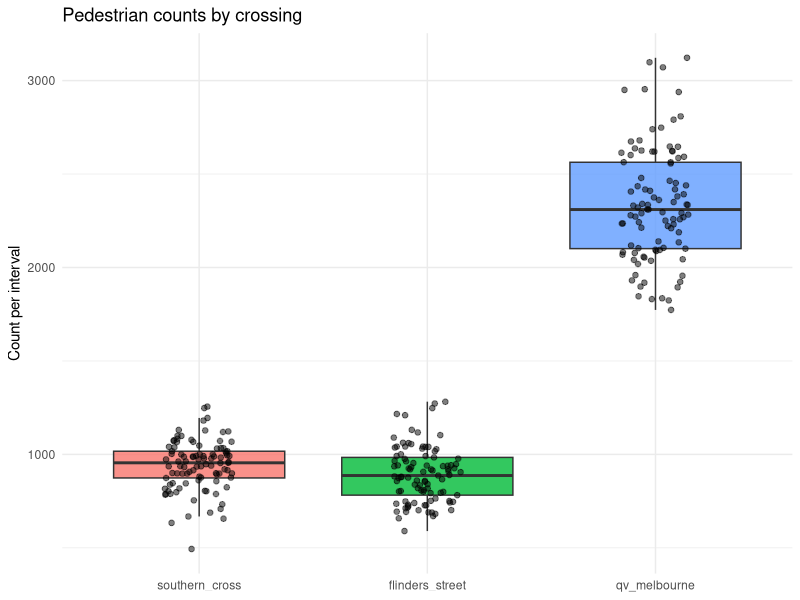
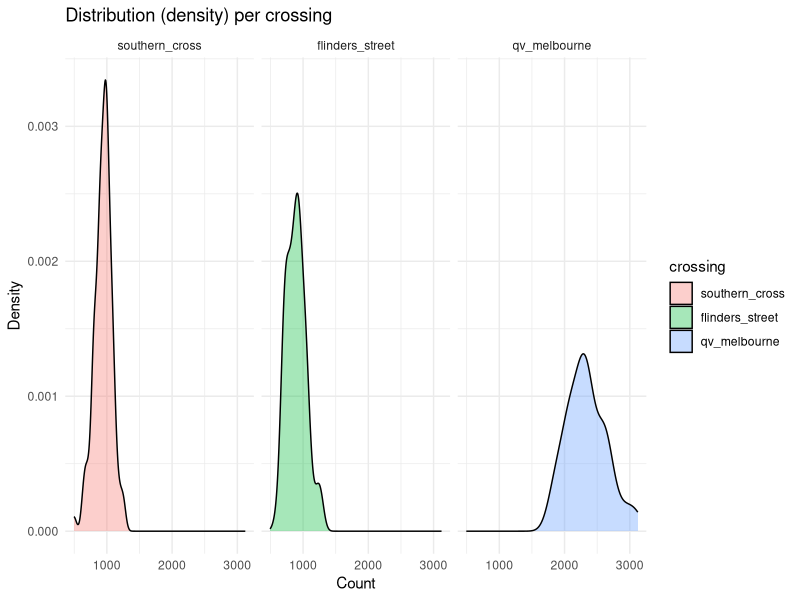
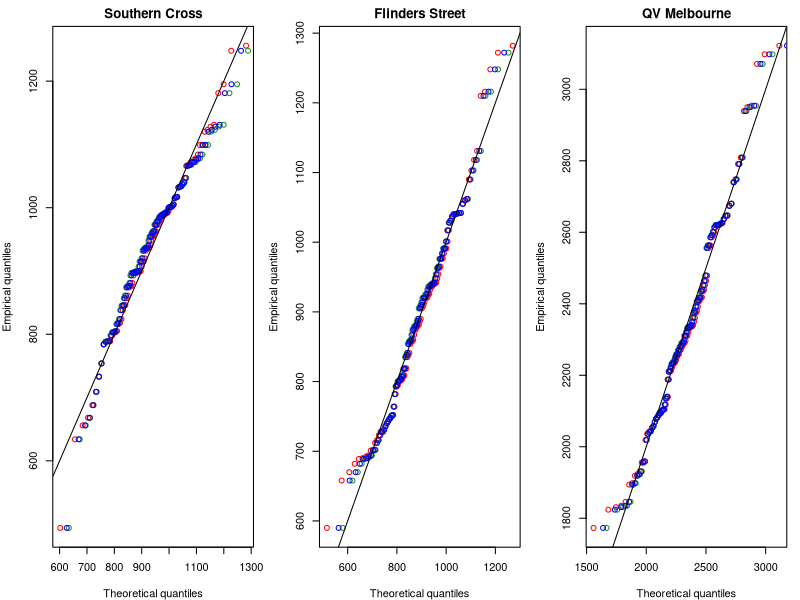
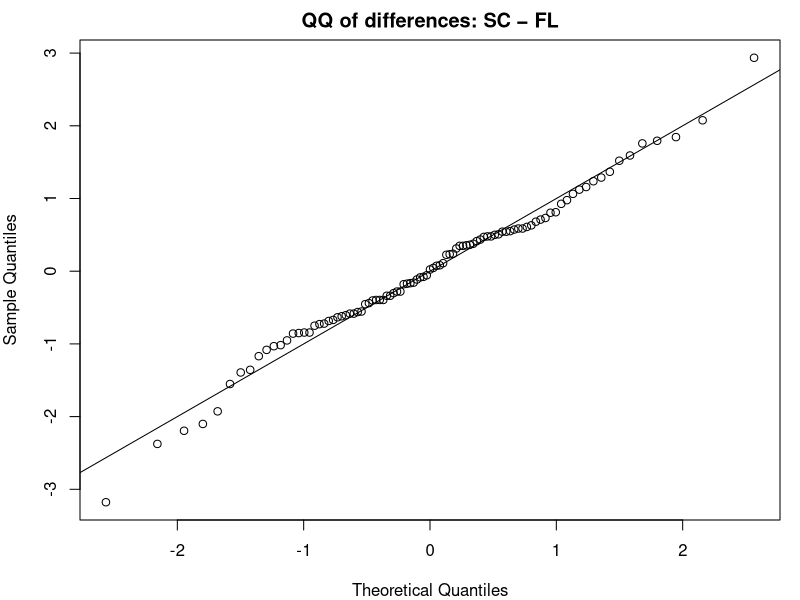
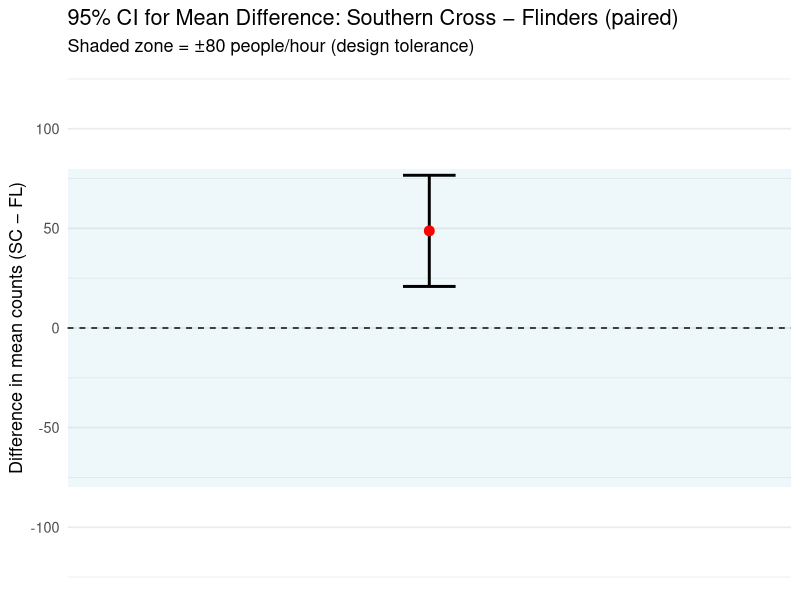
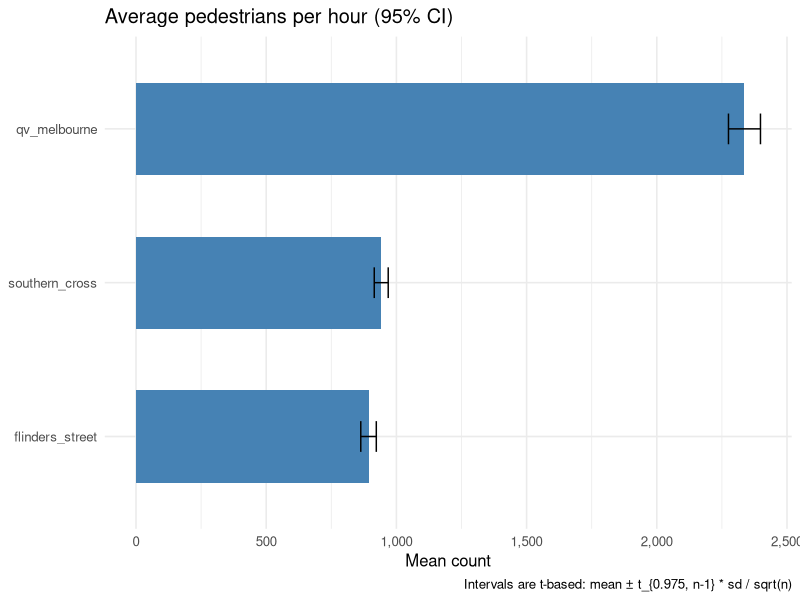
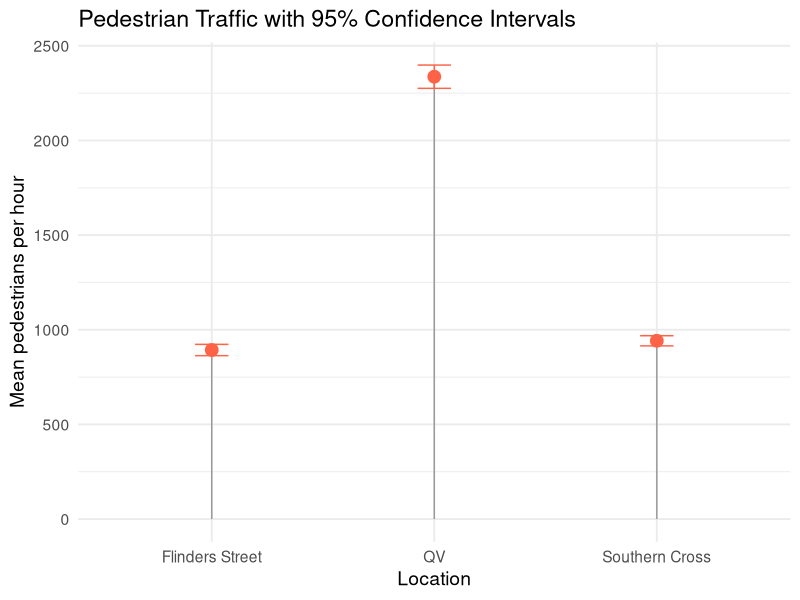
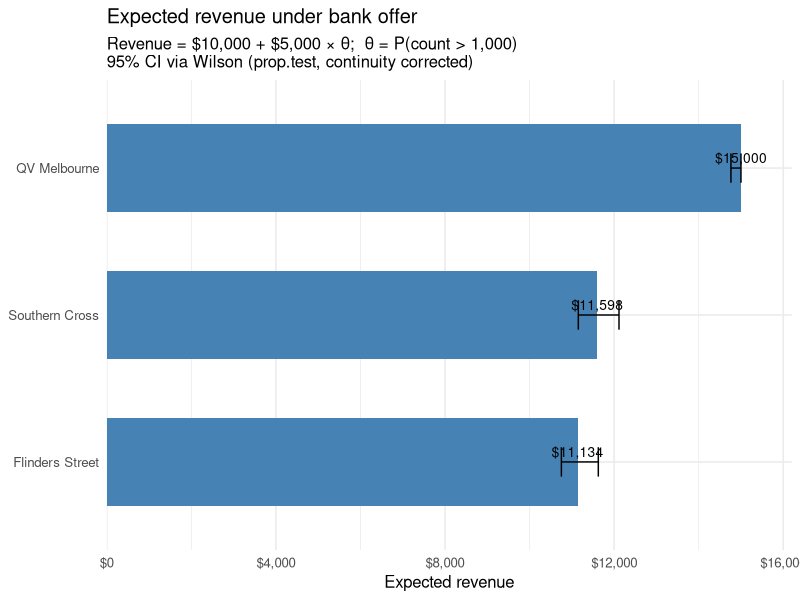

Source code (R) for these figures, in order:
## ---- chunk 1
#| label: setup
#| include: false
#| echo: false
#| message: false
#| warning: false

knitr::opts_chunk$set(fig.align = "center", fig.width = 8, fig.height = 5, dpi = 150)

library(tidyverse)
library(boot)
library(MASS)

set.seed(355435)  

B <- 5000

cross_cols <- c(
  "Flinders Street" = "#766153",
  "QV Melbourne"    = "#718f94",
  "Southern ross"  = "#717744")
## ---- chunk 2
pedestrian_df <- read.csv(here::here("data/pedestrians.csv"))
## ---- chunk 3
pedestrian_long <- pedestrian_df %>%
  mutate(obs = row_number()) %>%
  pivot_longer(-obs, names_to = "crossing", values_to = "count") %>%
  mutate(crossing = factor(crossing,
                           levels = c("southern_cross","flinders_street","qv_melbourne")))

## ---- chunk 4
ggplot(pedestrian_long, aes(x = crossing, y = count, fill = crossing)) +
  geom_boxplot(outlier.shape = NA, alpha = 0.8) +
  geom_jitter(width = 0.15, alpha = 0.5, size = 1.6) +
  labs(title = "Pedestrian counts by crossing", x = NULL, y = "Count per interval") +
  theme_minimal() + theme(legend.position = "none")
## ---- chunk 5
ggplot(pedestrian_long, aes(x = count, fill = crossing)) +
  geom_density(alpha = 0.35) +
  facet_wrap(~ crossing, scales = "fixed") +
  labs(title = "Distribution (density) per crossing", x = "Count", y = "Density") +
  theme_minimal()
## ---- chunk 6
desc <- pedestrian_long |>
  group_by(crossing) |>
  summarise(
    n     = n(),
    mean  = mean(count),
    median= median(count),
    sd    = sd(count),
    min   = min(count),
    max   = max(count),
    iqr   = IQR(count),
    .groups = "drop"
)

## ---- chunk 7
# Southern Cross
sc <- pedestrian_df$southern_cross
fit_sc_norm  <- fitdistr(sc, "normal")
fit_sc_logn  <- fitdistr(sc, "lognormal")
fit_sc_gamma <- fitdistr(sc, "gamma")   

sc_models <- tibble(
  crossing = "southern_cross",
  model    = c("normal","lognormal","gamma"),
  logLik   = c(logLik(fit_sc_norm)[1],  logLik(fit_sc_logn)[1],  logLik(fit_sc_gamma)[1]),
  AIC      = c(AIC(fit_sc_norm),        AIC(fit_sc_logn),        AIC(fit_sc_gamma)),

  mean_est = c(
    unname(fit_sc_norm$estimate["mean"]),
    exp(fit_sc_logn$estimate["meanlog"] + 0.5*fit_sc_logn$estimate["sdlog"]^2),
    unname(fit_sc_gamma$estimate["shape"] / fit_sc_gamma$estimate["rate"])),
  
  sd_est   = c(
    unname(fit_sc_norm$estimate["sd"]),
    sqrt((exp(fit_sc_logn$estimate["sdlog"]^2) - 1) *
         exp(2*fit_sc_logn$estimate["meanlog"] + fit_sc_logn$estimate["sdlog"]^2)),
    sqrt(unname(fit_sc_gamma$estimate["shape"]) / (unname(fit_sc_gamma$estimate["rate"])^2))))

# Flinders Street
fl <- pedestrian_df$flinders_street
fit_fl_norm  <- fitdistr(fl, "normal")
fit_fl_logn  <- fitdistr(fl, "lognormal")
fit_fl_gamma <- fitdistr(fl, "gamma")

fl_models <- tibble(
  crossing = "flinders_street",
  model    = c("normal","lognormal","gamma"),
  logLik   = c(logLik(fit_fl_norm)[1],  logLik(fit_fl_logn)[1],  logLik(fit_fl_gamma)[1]),
  AIC      = c(AIC(fit_fl_norm),        AIC(fit_fl_logn),        AIC(fit_fl_gamma)),

  mean_est = c(
    unname(fit_fl_norm$estimate["mean"]),
    exp(fit_fl_logn$estimate["meanlog"] + 0.5*fit_fl_logn$estimate["sdlog"]^2),
    unname(fit_fl_gamma$estimate["shape"] / fit_fl_gamma$estimate["rate"])),
  
  sd_est   = c(
    unname(fit_fl_norm$estimate["sd"]),
    sqrt((exp(fit_fl_logn$estimate["sdlog"]^2) - 1) *
         exp(2*fit_fl_logn$estimate["meanlog"] + fit_fl_logn$estimate["sdlog"]^2)),
    sqrt(unname(fit_fl_gamma$estimate["shape"]) / (unname(fit_fl_gamma$estimate["rate"])^2))))

# QV Melbourne
qv <- pedestrian_df$qv_melbourne
fit_qv_norm  <- fitdistr(qv, "normal")
fit_qv_logn  <- fitdistr(qv, "lognormal")
fit_qv_gamma <- fitdistr(qv, "gamma")

qv_models <- tibble(
  crossing = "qv_melbourne",
  model    = c("normal","lognormal","gamma"),
  logLik   = c(logLik(fit_qv_norm)[1],  logLik(fit_qv_logn)[1],  logLik(fit_qv_gamma)[1]),
  AIC      = c(AIC(fit_qv_norm),        AIC(fit_qv_logn),        AIC(fit_qv_gamma)),

  mean_est = c(
    unname(fit_qv_norm$estimate["mean"]),
    exp(fit_qv_logn$estimate["meanlog"] + 0.5*fit_qv_logn$estimate["sdlog"]^2),
    unname(fit_qv_gamma$estimate["shape"] / fit_qv_gamma$estimate["rate"])),
  
  sd_est   = c(
    unname(fit_qv_norm$estimate["sd"]),
    sqrt((exp(fit_qv_logn$estimate["sdlog"]^2) - 1) *
         exp(2*fit_qv_logn$estimate["meanlog"] + fit_qv_logn$estimate["sdlog"]^2)),
    sqrt(unname(fit_qv_gamma$estimate["shape"]) / (unname(fit_qv_gamma$estimate["rate"])^2))))

mle_fits <- bind_rows(sc_models, fl_models, qv_models) |>
  arrange(crossing, AIC)

mle_fits
## ---- chunk 8
#| label: fig-qqplots
#| fig-cap: "QQ plots comparing empirical and theoretical quantiles for the fitted models at each crossing."

par(mfrow = c(1,3), mar = c(4,4,2,1))

## Southern Cross 
x <- sort(sc); n <- length(x); p <- (seq_len(n)-0.5)/n
qN <- qnorm(p,  mean = fit_sc_norm$estimate["mean"],    sd    = fit_sc_norm$estimate["sd"])
qL <- qlnorm(p, meanlog = fit_sc_logn$estimate["meanlog"], sdlog = fit_sc_logn$estimate["sdlog"])
qG <- qgamma(p, shape = fit_sc_gamma$estimate["shape"], rate = fit_sc_gamma$estimate["rate"])
plot(qN, x, xlab="Theoretical quantiles", ylab="Empirical quantiles", main="Southern Cross",
     pch=1, col="red"); points(qL, x, pch=1, col="forestgreen"); points(qG, x, pch=1, col="blue"); abline(0,1)

# Flinders Street
x <- sort(fl); n <- length(x); p <- (seq_len(n)-0.5)/n
qN <- qnorm(p,  mean = fit_fl_norm$estimate["mean"],    sd    = fit_fl_norm$estimate["sd"])
qL <- qlnorm(p, meanlog = fit_fl_logn$estimate["meanlog"], sdlog = fit_fl_logn$estimate["sdlog"])
qG <- qgamma(p, shape = fit_fl_gamma$estimate["shape"], rate = fit_fl_gamma$estimate["rate"])
plot(qN, x, xlab="Theoretical quantiles", ylab="Empirical quantiles", main="Flinders Street",
     pch=1, col="red"); points(qL, x, pch=1, col="forestgreen"); points(qG, x, pch=1, col="blue"); abline(0,1)

# QV Melbourne 
x <- sort(qv); n <- length(x); p <- (seq_len(n)-0.5)/n
qN <- qnorm(p,  mean = fit_qv_norm$estimate["mean"],    sd    = fit_qv_norm$estimate["sd"])
qL <- qlnorm(p, meanlog = fit_qv_logn$estimate["meanlog"], sdlog = fit_qv_logn$estimate["sdlog"])
qG <- qgamma(p, shape = fit_qv_gamma$estimate["shape"], rate = fit_qv_gamma$estimate["rate"])
plot(qN, x, xlab="Theoretical quantiles", ylab="Empirical quantiles", main="QV Melbourne",
     pch=1, col="red"); points(qL, x, pch=1, col="forestgreen"); points(qG, x, pch=1, col="blue"); abline(0,1)

par(mfrow = c(1,1))

## ---- chunk 9
pedestrian_long %>%
  group_by(crossing) %>%
  summarise(q90 = quantile(count, 0.9))

## ---- chunk 10

# function to calculate 90th percentile
q90_fn <- function(data, i) quantile(data[i], 0.9)

# example for Flinders
fl_boot <- boot(pedestrian_df$flinders_street, q90_fn, R = 1000)
ci_fl <- boot.ci(fl_boot, type = "perc")
round(ci_fl$percent[4:5], 2)

# Southern Cross
sc_boot <- boot(pedestrian_df$southern_cross, q90_fn, R = 1000)
ci_sc <- boot.ci(sc_boot, type = "perc")
round(ci_sc$percent[4:5], 2)


# QV
qv_boot <- boot(pedestrian_df$qv, q90_fn, R = 1000)
ci_qv <- boot.ci(qv_boot, type = "perc")
round(ci_qv$percent[4:5], 2)


## ---- chunk 11
#| warning: false
library(fitdistrplus)

set.seed(30)
n_fl <- length(pedestrian_df$flinders_street)
n_sc <- length(pedestrian_df$southern_cross)
n_qv <- length(pedestrian_df$qv)


# Flinders & QV: Lognormal
fl_fit <- fitdist(pedestrian_df$flinders_street, "lnorm")
qv_fit <- fitdist(pedestrian_df$qv, "lnorm")

# Southern Cross: Normal
sc_fit <- fitdist(pedestrian_df$southern_cross, "norm")

fl_fit$estimate; sc_fit$estimate; qv_fit$estimate

## ---- chunk 12
q90_model_ci <- function(fit, dist, n, B = 2000) {
  # Point estimate from the fitted distribution
  q90_hat <- switch(
    dist,
    "lnorm" = qlnorm(0.9,
                     meanlog = fit$estimate["meanlog"],
                     sdlog   = fit$estimate["sdlog"]),
    "norm"  = qnorm(0.9,
                    mean = fit$estimate["mean"],
                    sd   = fit$estimate["sd"])
  )

  # Parametric bootstrap: simulate datasets of size n from the fitted model
  boot_q90 <- replicate(B, {
    sim <- switch(
      dist,
      "lnorm" = rlnorm(n,
                       meanlog = fit$estimate["meanlog"],
                       sdlog   = fit$estimate["sdlog"]),
      "norm"  = rnorm(n,
                      mean = fit$estimate["mean"],
                      sd   = fit$estimate["sd"])
    )
    as.numeric(quantile(sim, 0.9))
  })

  ci <- quantile(boot_q90, c(0.025, 0.975))
  tibble(
    q90_model = round(q90_hat, 2),
    ci_low    = round(ci[1], 2),
    ci_high   = round(ci[2], 2)
  )
}

## ---- chunk 13
pedestrian_long %>%
  group_by(crossing) %>%
  summarise(q90 = quantile(count, 0.9))

## ---- chunk 14
df  <- na.omit(pedestrian_df[, c("southern_cross","flinders_street")])
sc  <- df$southern_cross
fl  <- df$flinders_street
d   <- sc - fl                 

# 95% CI for the mean difference 
tt <- t.test(sc, fl, paired = TRUE, conf.level = 0.95)
tt

qqnorm(scale(d), main = "QQ of differences: SC − FL"); abline(0,1)
## ---- chunk 15
ci <- tibble(
  estimate = tt$estimate, 
  lower = tt$conf.int[1],
  upper = tt$conf.int[2]
)

ggplot(ci) +
  geom_rect(aes(xmin = -Inf, xmax = Inf, ymin = -80, ymax = 80),
            fill = "lightblue", alpha = 0.2) +
  geom_errorbar(aes(x = 1, ymin = lower, ymax = upper),
                width = 0.08, linewidth = 1) +
  geom_point(aes(x = 1, y = estimate), size = 3, color = "red") +
  geom_hline(yintercept = 0, linetype = "dashed") +
  coord_cartesian(ylim = c(-120, 120)) +
  scale_x_continuous(limits = c(0.5, 1.5), breaks = NULL) +
  labs(
    title = "95% CI for Mean Difference: Southern Cross − Flinders (paired)",
    subtitle = "Shaded zone = ±80 people/hour (design tolerance)",
    y = "Difference in mean counts (SC − FL)", x = NULL
  ) +
  theme_minimal(base_size = 13)

## ---- chunk 16
mean_ci <- pedestrian_long |>
  group_by(crossing) |>
  summarise(
    n    = n(),
    mean = mean(count, na.rm = TRUE),
    sd   = sd(count,   na.rm = TRUE),
    .groups = "drop"
  ) |>
  mutate(
    se    = sd / sqrt(n),
    tcrit = qt(0.975, df = n - 1),
    lo    = mean - tcrit * se,
    hi    = mean + tcrit * se
  ) |>
  arrange(desc(mean))

mean_ci

## ---- chunk 17


library(ggplot2)
library(scales)

ggplot(mean_ci, aes(x = reorder(crossing, mean), y = mean)) +
  geom_col(width = 0.6, fill = "steelblue") +
  geom_errorbar(aes(ymin = lo, ymax = hi), width = 0.2) +
  coord_flip() +
  scale_y_continuous(labels = comma) +
  labs(
    title = "Average pedestrians per hour (95% CI)",
    x = NULL, y = "Mean count",
    caption = "Intervals are t-based: mean ± t_{0.975, n-1} * sd / sqrt(n)"
  ) +
  theme_minimal(base_size = 12)


## ---- chunk 18
# Southern Cross
t.test(pedestrian_df$southern_cross, conf.level = 0.95)

# Flinders Street
t.test(pedestrian_df$flinders_street, conf.level = 0.95)

# QV
t.test(pedestrian_df$qv, conf.level = 0.95)

library(dplyr)
library(broom)
library(purrr)

ci_table <- list(
  "Southern Cross" = t.test(pedestrian_df$southern_cross),
  "Flinders Street" = t.test(pedestrian_df$flinders_street),
  "QV" = t.test(pedestrian_df$qv)
) %>%
  map_dfr(~ tidy(.x), .id = "Location") %>%
  dplyr::select(Location, estimate, conf.low, conf.high)

ci_table


## ---- chunk 19
#| label: fig-trafficCI
#| fig-cap: "Pedestrian traffic with 95% confidence intervals at each location."
ggplot(ci_table, aes(x = Location, y = estimate)) +
  geom_segment(aes(xend = Location, y = 0, yend = estimate), color = "grey60") +
  geom_point(size = 4, color = "tomato") +
  geom_errorbar(aes(ymin = conf.low, ymax = conf.high), width = 0.15, color = "tomato") +
  labs(
    title = "Pedestrian Traffic with 95% Confidence Intervals",
    y = "Mean pedestrians per hour",
    x = "Location"
  ) +
  theme_minimal(base_size = 14)

## ---- chunk 20
THRESH  <- 1000
BASE    <- 10000
BONUS   <- 5000
LEVEL   <- 0.95

# Binomial proportion + Wilson CI via prop.test (built-in)
rev_ci <- pedestrian_long %>%
  mutate(over_1000 = count > THRESH) %>%
  group_by(crossing) %>%
  summarise(
    n = n(),
    k = sum(over_1000),
    .groups = "drop"
  ) %>%
  rowwise() %>%
  mutate(
    # prop.test returns Wilson (score) CI with continuity correction
    pt   = list(prop.test(k, n, conf.level = LEVEL, correct = TRUE)),
    phat = pt$estimate[[1]],
    lo_p = pt$conf.int[1],
    hi_p = pt$conf.int[2],
    # map proportion -> revenue
    rev_hat = BASE + BONUS * phat,
    rev_lo  = BASE + BONUS * lo_p,
    rev_hi  = BASE + BONUS * hi_p
  ) %>%
  ungroup() 
rev_ci
## ---- chunk 21
library(ggplot2)
library(scales)
library(dplyr)

# (optional) nicer labels
rev_ci_plot <- rev_ci %>%
  mutate(Location = recode(crossing,
                           flinders_street = "Flinders Street",
                           southern_cross  = "Southern Cross",
                           qv_melbourne    = "QV Melbourne"),
         Revenue  = rev_hat)

ggplot(rev_ci_plot, aes(x = reorder(Location, Revenue), y = Revenue)) +
  geom_col(width = 0.6, fill = "steelblue") +
  geom_errorbar(aes(ymin = rev_lo, ymax = rev_hi), width = 0.2) +
  geom_text(aes(label = dollar(Revenue, accuracy = 1)),
            vjust = -0.5, size = 3.5) +
  scale_y_continuous(labels = label_dollar(prefix = "$", accuracy = 1),
                     expand = expansion(mult = c(0, 0.08))) +
  coord_flip() +
  labs(
    title = "Expected revenue under bank offer",
    subtitle = "Revenue = $10,000 + $5,000 × θ;  θ = P(count > 1,000)\n95% CI via Wilson (prop.test, continuity corrected)",
    x = NULL, y = "Expected revenue"
  ) +
  theme_minimal(base_size = 12)
